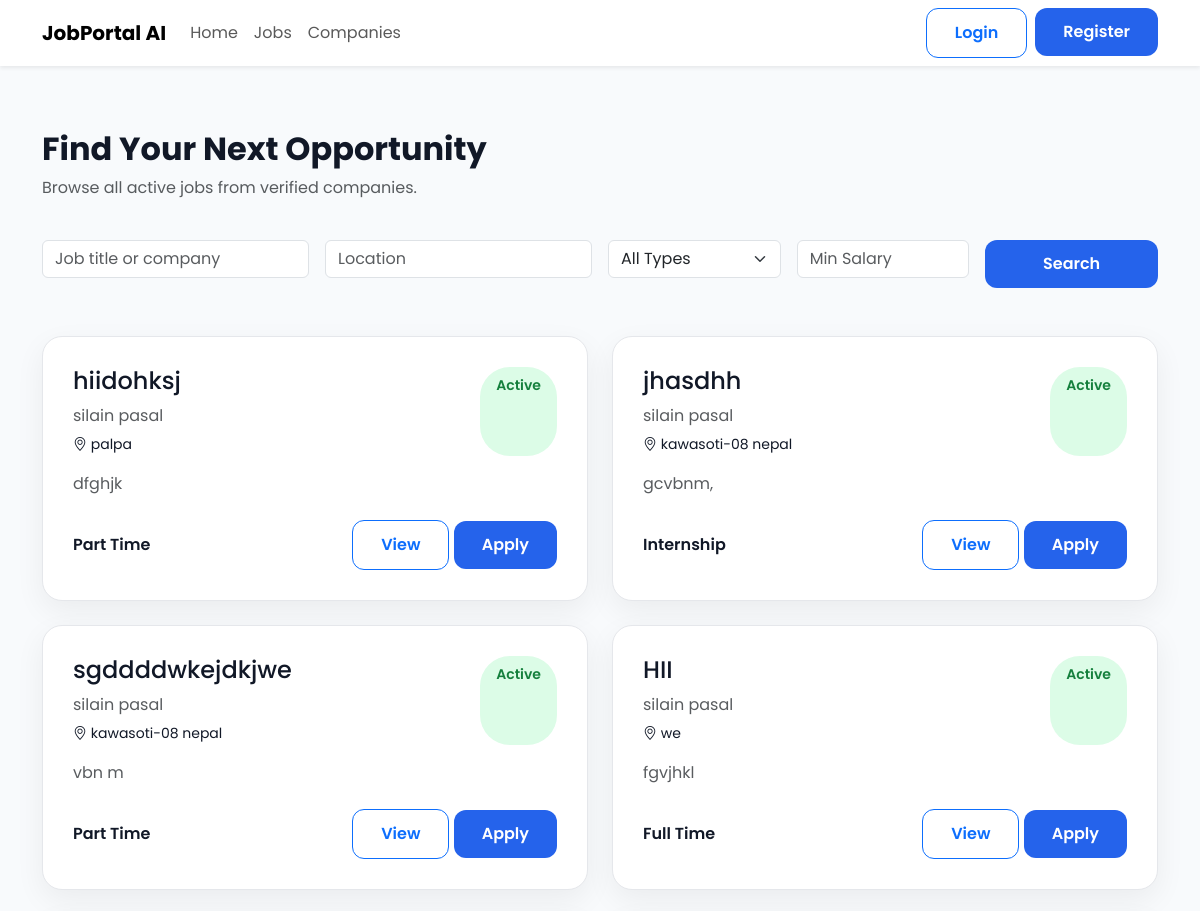
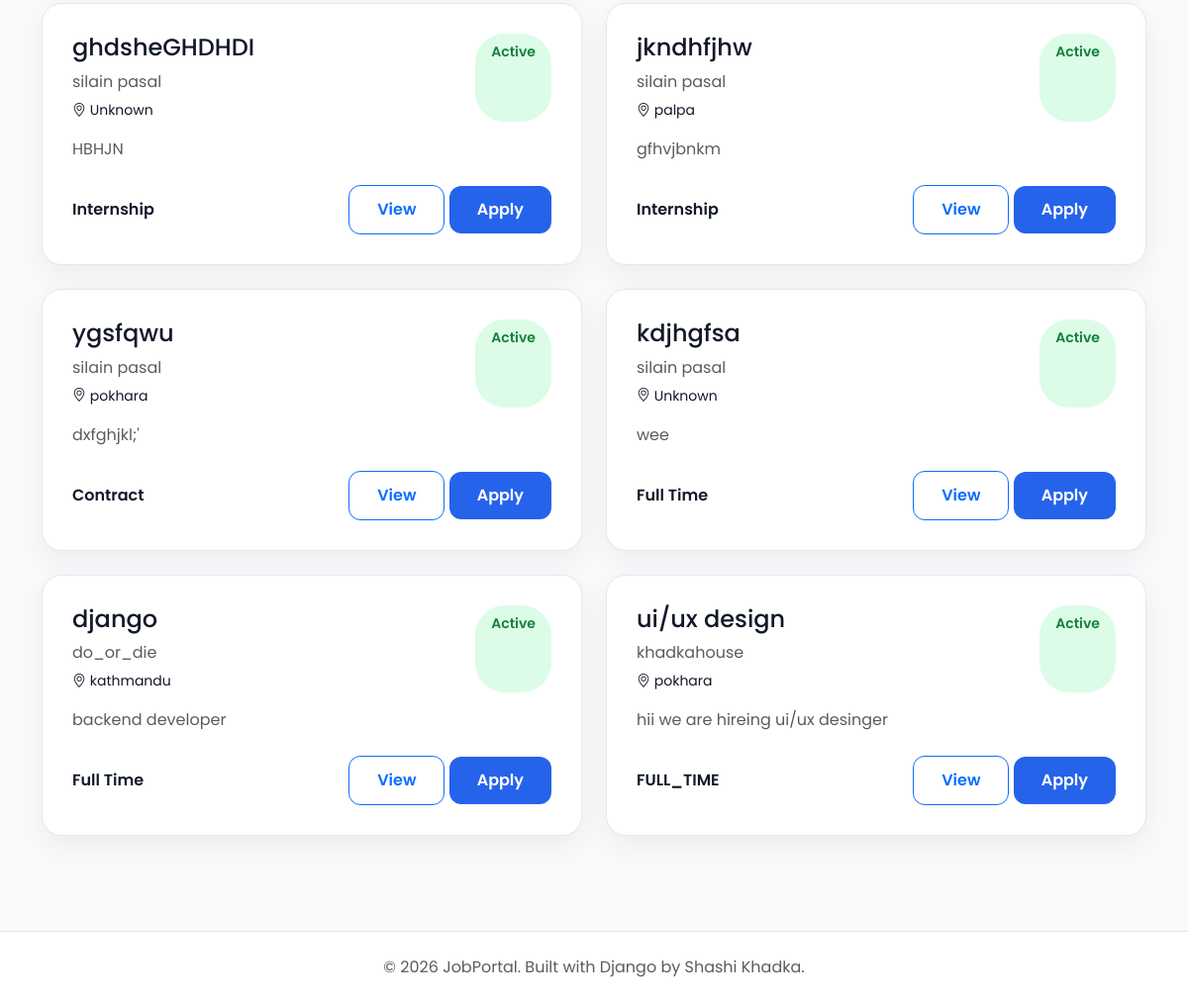
The app's page /jobs/jobs/, older data (2 pictures, top to bottom).
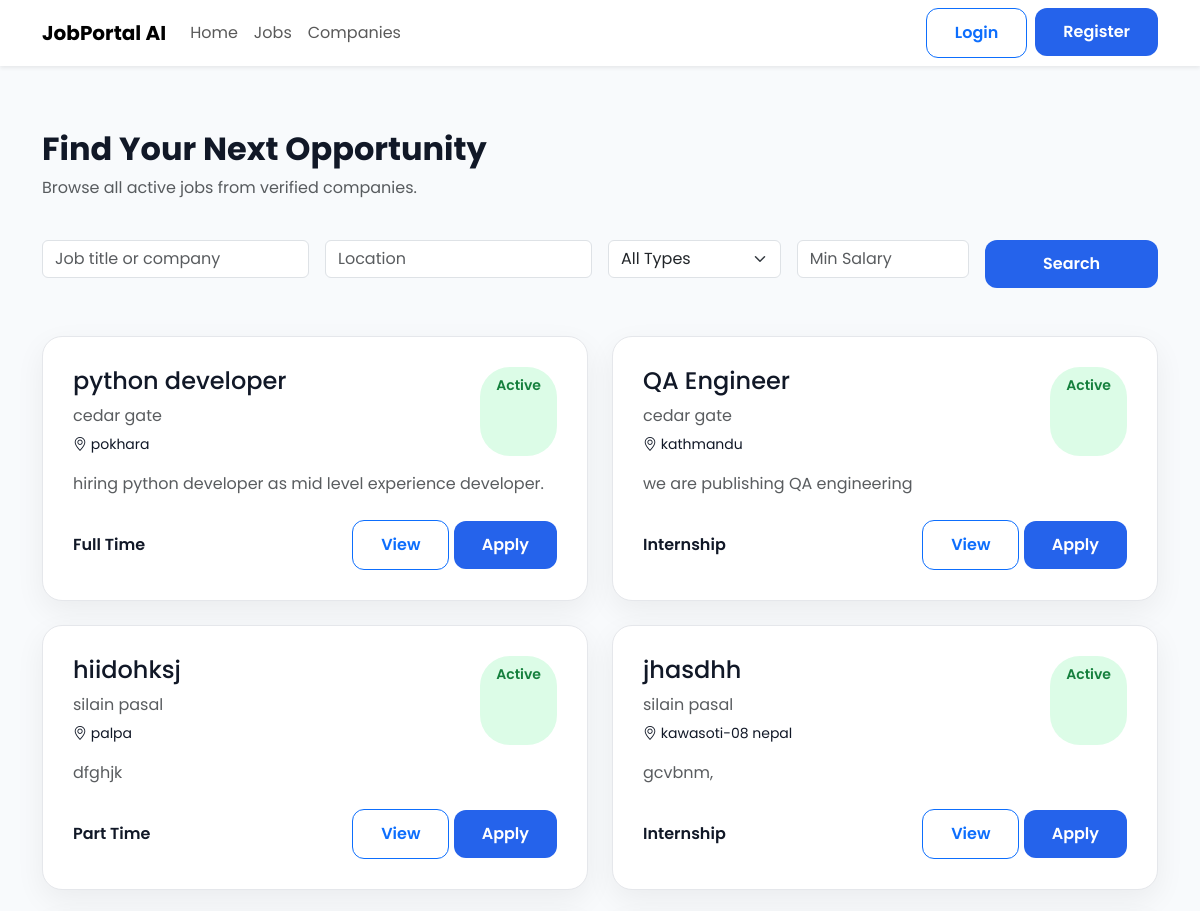
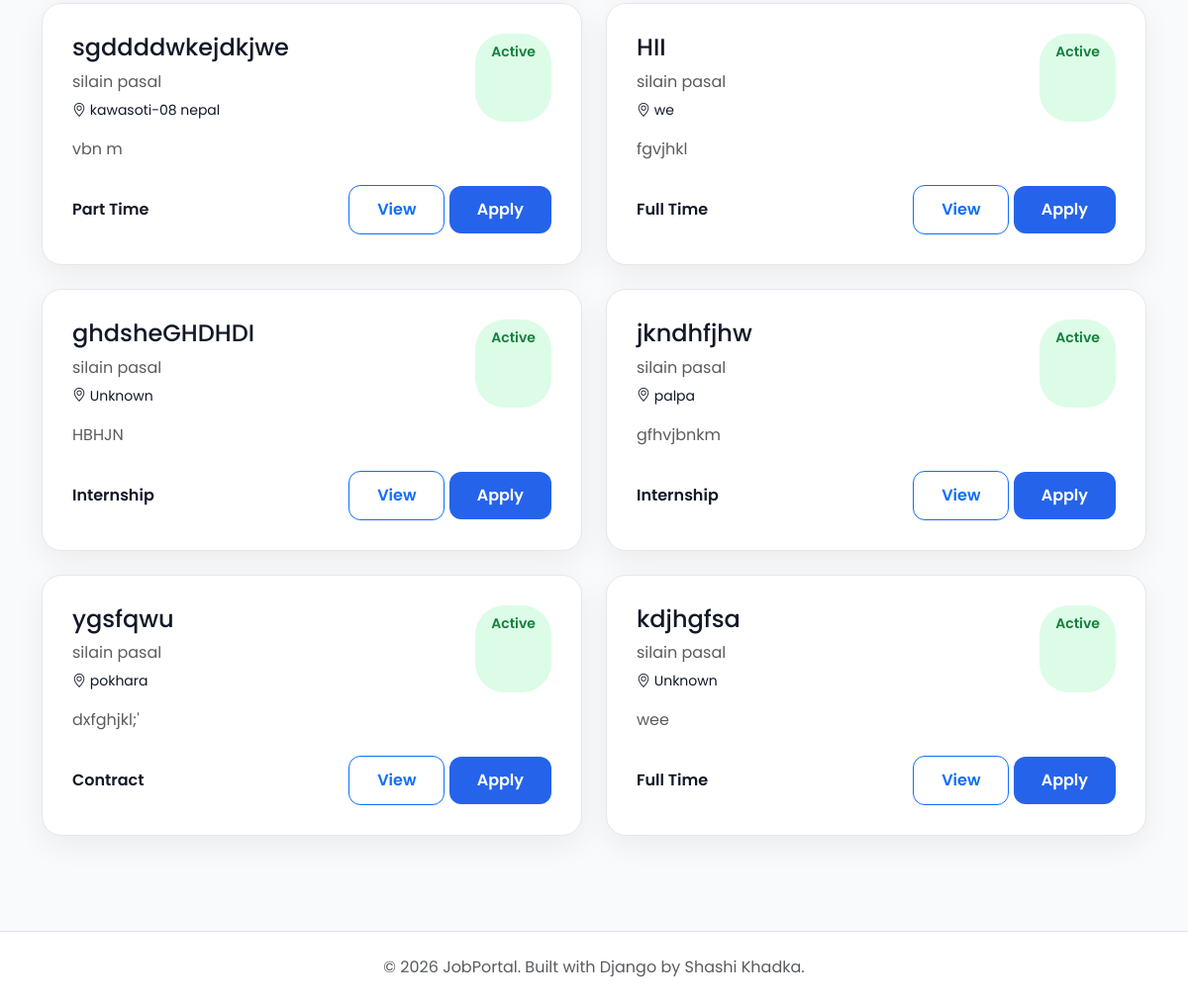
The same page, newer data (2 pictures, top to bottom).
### jobs/models.py (models this page shows, shortened)
class Job(models.Model):
    class EmploymentType(models.TextChoices):
        FULL_TIME = "Full Time"
        PART_TIME = "Part Time"
        INTERNSHIP = "Internship"
        CONTRACT = "Contract"
    class ExperienceLevel(models.TextChoices):
        ENTRY =  "Entry Level"
        MID =  "Mid Level"
        SENIOR = "Senior Level"
    company = models.ForeignKey(Company,on_delete=models.CASCADE,related_name="jobs")
    title = models.CharField(max_length=200)
    slug = models.SlugField(unique=True,blank=True)
    description = models.TextField()
    location = models.CharField(max_length=150)
    employment_type = models.CharField(max_length=20,choices=EmploymentType.choices)
    experience_level = models.CharField( max_length=20, choices=ExperienceLevel.choices )
    salary_min = models.PositiveIntegerField()
    salary_max = models.PositiveIntegerField()
    vacancies = models.PositiveIntegerField(default=1)
    deadline = models.DateField()
    is_active = models.BooleanField(default=True)
    created_at = models.DateTimeField(auto_now_add=True)
    updated_at = models.DateTimeField(auto_now=True)

### companies/models.py (models this page shows)
class Company(models.Model):
    owner = models.OneToOneField(settings.AUTH_USER_MODEL,on_delete=models.CASCADE,related_name="company")
    company_name = models.CharField(max_length=200)
    slug = models.SlugField(unique=True, blank=True)
    logo = models.ImageField( upload_to="company_logos/", blank=True, null=True)
    description = models.TextField()
    website = models.URLField(blank=True)
    email = models.EmailField()
    phone = models.CharField(max_length=20)
    address = models.TextField()
    location = models.CharField(max_length=255)
    city = models.CharField(max_length=100)
    country = models.CharField(max_length=100)
    established_date = models.DateField()
    employee_count = models.PositiveIntegerField()
    created_at = models.DateTimeField(auto_now_add=True)
    updated_at = models.DateTimeField(auto_now=True)

### jobs/views.py (the view)
# urls.py: path("jobs/", PublicJobListView.as_view(), name="job-list"),
class PublicJobListView(ListView):
    model = Job
    template_name = "jobs/public_job_list.html"
    context_object_name = "jobs" #template ma data jobs naam bata access garna dincha
    paginate_by = 10
    def get_queryset(self): #get_queryset() tells Django-->"Which records should be displayed?"
        queryset = Job.objects.filter(is_active=True, deadline__gte=date.today())  # gte means--> Greater Than or Equal To
        keyword = self.request.GET.get("keyword")
        location = self.request.GET.get("location")
        employment_type = self.request.GET.get("employment_type")
        min_salary = self.request.GET.get("min_salary")
        if keyword:
            queryset = queryset.filter(title__icontains=keyword)
        if location:
            queryset = queryset.filter(location__icontains=location)
        if employment_type:
            queryset = queryset.filter(employment_type=employment_type)
        if min_salary:
            queryset = queryset.filter(salary_max__gte=min_salary)
        return queryset.order_by("-created_at")
    def get_context_data(self, **kwargs):
        context = super().get_context_data(**kwargs)
        context["employment_types"] = Job.EmploymentType.choices
        return context

### templates/jobs/public_job_list.html (shortened to what this page needs)
{% extends "public_base.html" %}
{% block content %}
<div class="container py-5">
    <div class="row mb-4">
        <div class="col-lg-8">
            <h2 class="fw-bold">
                Find Your Next Opportunity
            </h2>
            <p class="text-muted">
                Browse all active jobs from verified companies.
            </p>
        </div>
    </div>
    <form method="GET" class="row g-3 mb-5">
        <div class="col-md-3">
            <input
                type="text"
                class="form-control"
                name="keyword"
                placeholder="Job title or company"
                value="{{ request.GET.keyword }}">
        </div>
        <div class="col-md-3">
            <input
                type="text"
                class="form-control"
                name="location"
                placeholder="Location"
                value="{{ request.GET.location }}">
        </div>
        <div class="col-md-2">
            <select name="employment_type" class="form-select">
                <option value="">All Types</option>
            </select>
        </div>
        <div class="col-md-2">
            <input
                type="number"
                class="form-control"
                name="min_salary"
                placeholder="Min Salary"
                value="{{ request.GET.min_salary }}">
        </div>
        <div class="col-md-2">
            <button class="btn btn-primary w-100">
                Search
            </button>
        </div>
    </form>
    <div class="row g-4">
        {% for job in jobs %}
        <div class="col-lg-6">
            <div class="job-card">
                <div class="d-flex justify-content-between">
                    <div>
                        <h4>
                            {{ job.title }}
                        </h4>
                        <p class="text-muted mb-1">
                            {{ job.company.company_name }}
                        </p>
                        <small>
                            <i class="bi bi-geo-alt"></i>
                            {{ job.location }}
                        </small>
                    </div>
                 <span class="status-badge">
                   Active
                 </span>
                </div>
                <p class="mt-3 text-muted">
                    {{ job.description|truncatewords:25 }}
                </p>
                <div class="d-flex justify-content-between align-items-center mt-4">
                    <span class="fw-semibold">
                        {{ job.get_employment_type_display }}
                    </span>
                    <div>
                        <a href="{% url 'job-detail' job.pk %}"
                           class="btn btn-outline-primary">
                            View
                        </a>
                        <a href="{% url 'apply-job' job.pk %}"
                           class="btn btn-primary">
                            Apply
                        </a>
                    </div>
                </div>
            </div>
        </div>
        {% empty %}
        <div class="text-center py-5">
            <h4>
                No Jobs Found
            </h4>
        </div>
        {% endfor %}
    </div>
</div>
{% endblock %}

Row changes from the older to the newer data that the page shows:
no longer on this page (row unchanged): Job: title "django", company.company_name "do_or_die", location "kathmandu", description "backend developer", employment_type "Full Time"
no longer on this page (row unchanged): Job: title "ui/ux design", company.company_name "khadkahouse", location "pokhara", description "hii we are hireing ui/ux desinger", employment_type "FULL_TIME"
added Job: title "python developer", company.company_name "cedar gate", location "pokhara", description "hiring python developer as mid level experience developer.", employment_type "Full Time"
added Job: title "QA Engineer", company.company_name "cedar gate", location "kathmandu", description "we are publishing QA engineering", employment_type "Internship"
